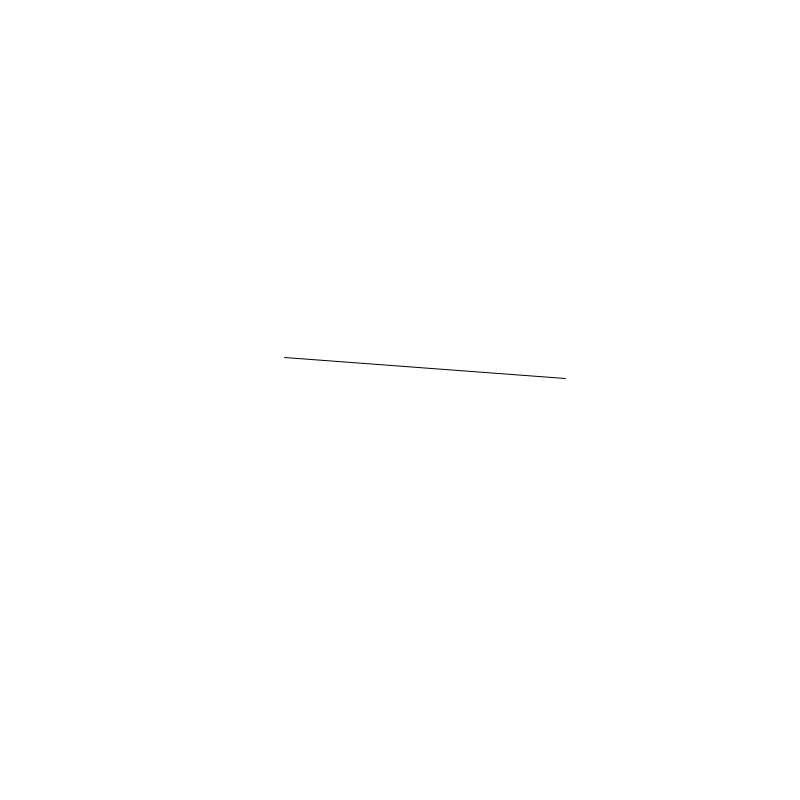
Frame 1 (no input)
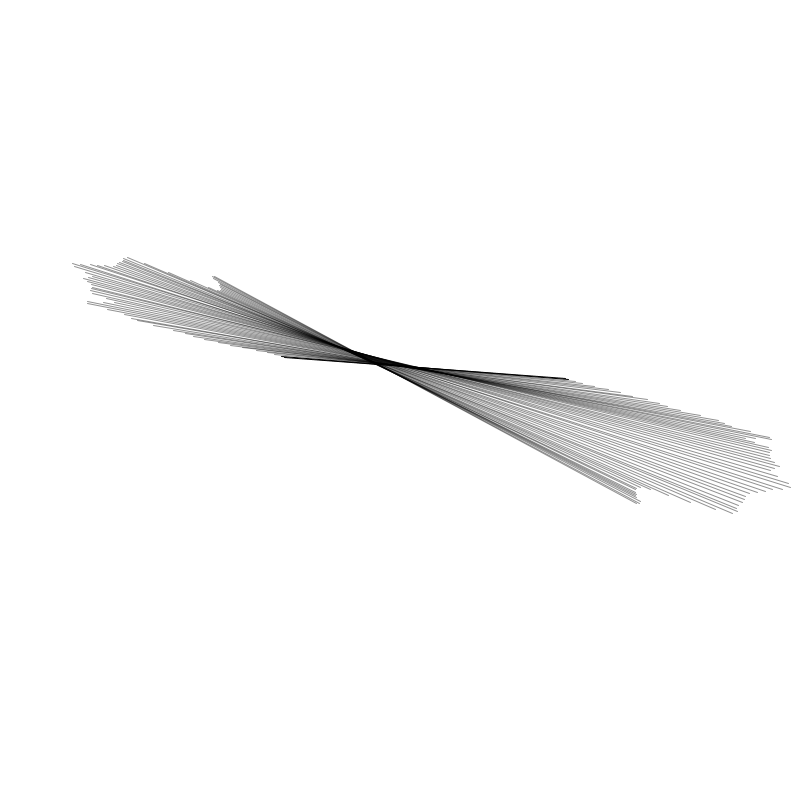
Frame 60 (the mouse pressed at the canvas centre just before this capture)
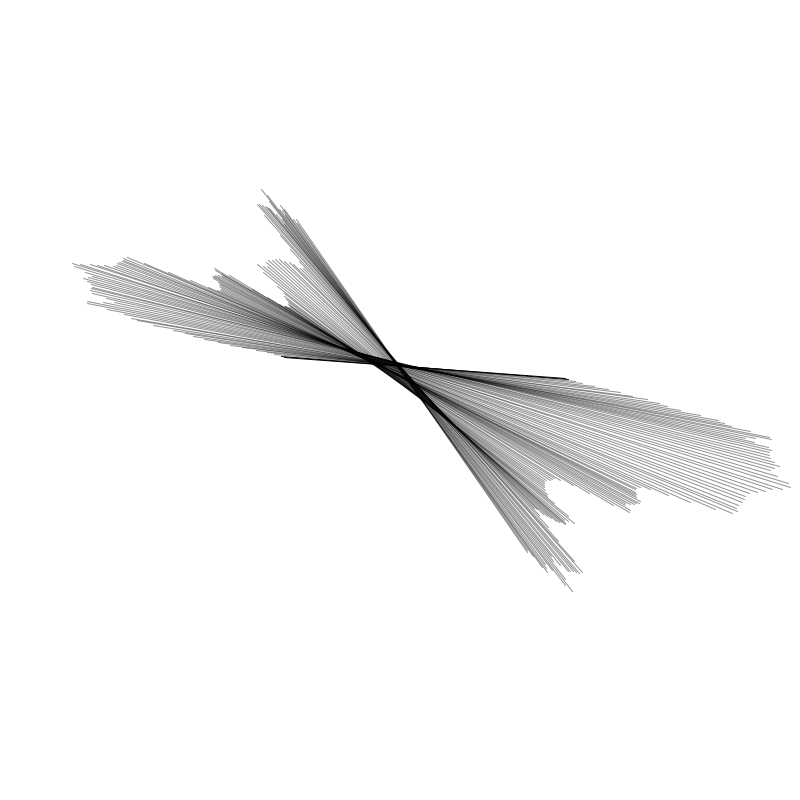
Frame 120 (the mouse held since frame 60 and released just before this capture)

The Processing sketch that drew these frames (run headless with seeded random() and noise(); from frame 60 on, the mouse is pressed at the canvas centre):

// Processing sketch: waveClock
// ── waveClock.pde


float _angle=0;
float _angleNoise=0;

float _radius;
float _radiusNoise=1000;

float _centX;
float _centY;

float _xNoise=10000;
float _yNoise=100000;

float _alpha=255;
float _alphaNoise=1000000;
void setup(){
  size(800,800);
  background(255);
  _centX=width/2;
  _centY=height/2;
  _radius=((height+width)/2)/3;
  stroke(0);
  frameRate(30);

}
void draw(){
  float thisRadius = _radius+(noise(_radiusNoise)*2-1)*_radius;
  float thisAngle  = radians(_angle +(noise(_angleNoise)*2-1)*20);
  float centVariation=5;
  float thisCentX  = _centX +(noise(_xNoise)*2-1)*_centX/centVariation;
  float thisCentY  = _centY +(noise(_yNoise)*2-1)*_centY/centVariation;
  
  float x1 = thisCentX + thisRadius*cos(thisAngle);
  float y1 = thisCentY + thisRadius*sin(thisAngle);
  
  float x2 = thisCentX + thisRadius*cos(thisAngle+PI);
  float y2 = thisCentY + thisRadius*sin(thisAngle+PI);

  
  line(x1,y1,x2,y2);

 
  _angleNoise+=.005;
  _radiusNoise+=.05;
  _xNoise+=.005;
  _yNoise+=.005;
  _angle+=.5;
  stroke(0,_alpha);
  _alpha= map(noise(_alphaNoise),0,1,0,255);
  //_alpha-=.5;
}

void keyPressed(){
  if(key=='s'){
    save("waveClock-"+year()+"-"+month()+"-"+day()+"-"+hour()+"-"+minute()+"-"+second());
    save("waveClock-"+year()+"-"+month()+"-"+day()+"-"+hour()+"-"+minute()+"-"+second()+".png");
  }

}
